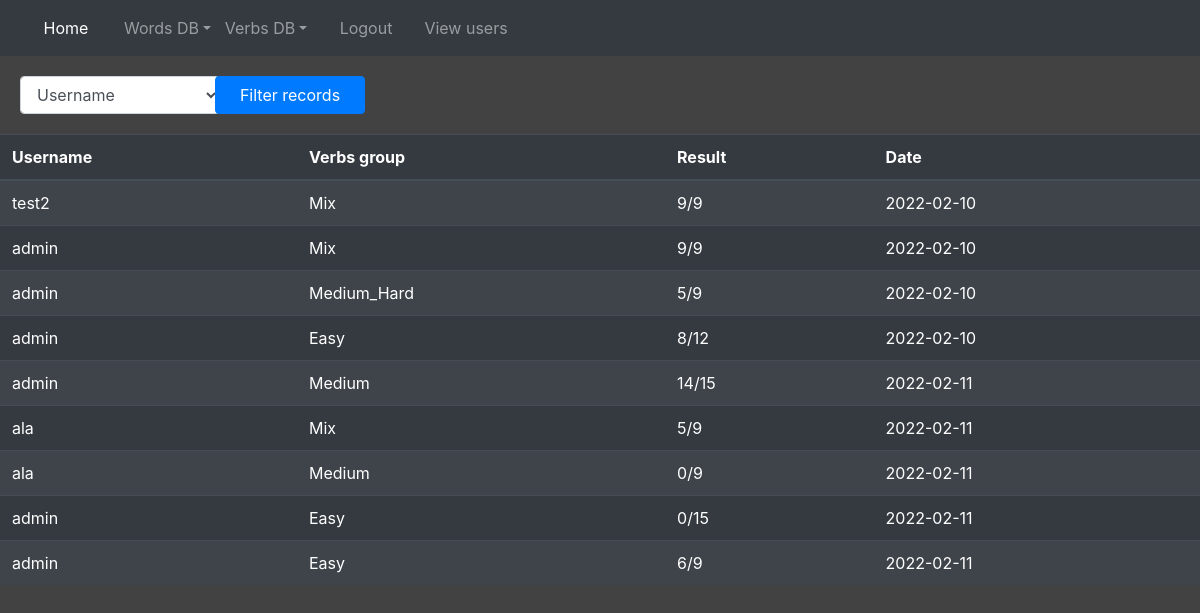
The app's page /verbs/view_results_verbs.html with its own data.
### models.py (models this page shows, shortened)
class ResultsVerbs(db.Model):
    id = db.Column('ID', db.Integer(), primary_key=True)
    username = db.Column('username', db.String(20))
    verbs_group = db.Column('verbs_group', db.String(20))
    result = db.Column('result', db.String(10))
    date = db.Column('date', db.String(20))

### functions_verbs.py (the view)
@app.route('/verbs/view_results_verbs.html', methods=['POST', 'GET'])
def view_results_verbs():
    users_list = [r.username for r in db.session.query(ResultsVerbs.username).distinct()]
    users_list_new = create_unique_and_sorted_list(users_list)
    if request.method == 'POST':
        if request.form.get('filter'):
            username = request.form['username']
            username = '%' + username + '%'
            results = ResultsVerbs.query.filter(ResultsVerbs.username.like(username)).order_by(ResultsVerbs.date.asc()).all()
        else:
            results = ResultsVerbs.query.order_by(ResultsVerbs.date.asc()).all()
    else:
        results = ResultsVerbs.query.order_by(ResultsVerbs.date.asc()).all()
    return render_template('/verbs/view_results_verbs.html', results=results, users_list=users_list_new)

### functions_others.py (called while the page is built)
def create_unique_and_sorted_list(list):
    temp_set = set()
    for element in list:
        element = element.upper()
        temp_set.add(element)
    list_new = sorted(temp_set)
    return list_new

### templates/verbs/view_results_verbs.html (shortened to what this page needs)
{% extends "base.html" %}
{% block content %}
<form method="POST" autocomplete="off" style="margin: 20px" enctype="multipart/form-data">
<p>
<div class="form-row align-items-center">
    <div class="col-sm-2">
        <select name="username" class="form-control form-select">
            <option value='' selected hidden>Username</option>
        </select>
    </div>
    <div class="col-sm-2">
        <input class="btn btn-primary btn-size" type="submit" name="filter" value="Filter records">&emsp;
    </div>
</div>
</p>
</form>
<table class="table table-striped table-dark table-hover">
  <thead>
    <tr>
      <th scope="col">Username</th>
      <th scope="col">Verbs group</th>
      <th scope="col">Result</th>
      <th scope="col">Date</th>
    </tr>
  </thead>
  <tbody>
    {% for item in results %}
      <tr>
        <td>{{ item.username }}</td>
        <td>{{ item.verbs_group }}</td>
        <td>{{ item.result }}</td>
        <td>{{ item.date }}</td>
      </tr>
    {% endfor %}
  </tbody>
</table>
{% endblock %}

### templates/base.html (shortened to what this page needs)
<html lang="en">
<head>
  <link rel="stylesheet" href="https://stackpath.bootstrapcdn.com/bootstrap/4.3.1/css/bootstrap.min.css">
  <link rel="stylesheet" style="text/css" href="{{ url_for('static',filename='styles/styles.css') }}">
</head>
<body>
  <nav class="navbar navbar-expand-lg navbar-dark bg-dark">
    <div class="collapse navbar-collapse" id="navbarNavDropdown">
      <ul class="navbar-nav">
        <li class="nav-item active cust-nav-item">
          <a class="nav-link" href="#">Home<span class="sr-only">(current)</span></a>
        </li>
        <li class="nav-item dropdown cust-nav-item">
          <a class="nav-link dropdown-toggle" href="#" id="navbarDropdownMenuLink" role="button" data-toggle="dropdown" aria-haspopup="true" aria-expanded="false">Words DB</a>
        </li>
        <li class="nav-item dropdown cust-nav-item">
          <a class="nav-link dropdown-toggle" href="#" id="navbarDropdownMenuLink2" role="button" data-toggle="dropdown" aria-haspopup="true" aria-expanded="false">Verbs DB</a>
        </li>
        <li class="nav-item test cust-nav-item">
          <a class="nav-link" href="/login.html">Logout</a>
        </li>
        <li class="nav-item test cust-nav-item">
          <a class="nav-link" href="/view_users.html">View users</a>
        </li>
      </ul>
    </div>
  </nav>
  {% block content %}{% endblock %}
</body>
</html>

### static/styles/styles.css (style rules this page uses)
body { background-color: #424242; }
.cust-nav-item { width: 100px; text-align: center; }
.form-select { width: 200px; }
.btn-size { width: 150px; }
input, textarea { background: none; color: #c6c6c6; font-size: 18px; padding: 10px 10px 10px 5px; display: block; width: 200px; border: none; border-radius: 0; border-bottom: 1px solid #c6c6c6; }

### records on screen
ResultsVerbs: username "test2", verbs_group "Mix", result "9/9", date "2022-02-10"
ResultsVerbs: username "admin", verbs_group "Mix", result "9/9", date "2022-02-10"
ResultsVerbs: username "admin", verbs_group "Medium_Hard", result "5/9", date "2022-02-10"
ResultsVerbs: username "admin", verbs_group "Easy", result "8/12", date "2022-02-10"
ResultsVerbs: username "admin", verbs_group "Medium", result "14/15", date "2022-02-11"
ResultsVerbs: username "ala", verbs_group "Mix", result "5/9", date "2022-02-11"
ResultsVerbs: username "ala", verbs_group "Medium", result "0/9", date "2022-02-11"
ResultsVerbs: username "admin", verbs_group "Easy", result "0/15", date "2022-02-11"
ResultsVerbs: username "admin", verbs_group "Easy", result "6/9", date "2022-02-11"
